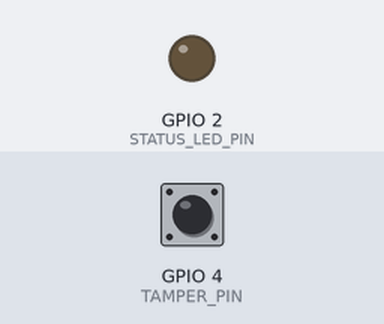
Recording of a sketch running on a simulated ESP32. Parts: output pins drawn as LEDs (lit = HIGH). The inputs (shaded band) are chosen by the test bench; at power-on: GPIO 4 (TAMPER_PIN) HIGH. WiFi joins after 1.5 s; servers stay silent unless stated; no MQTT or app messages arrive unless stated; what the sketch prints to the serial monitor is not drawn.

Above: at 2.8 s.
2.9 s: GPIO 4 (TAMPER_PIN) pulled LOW for 3 s
At 5.01 s:
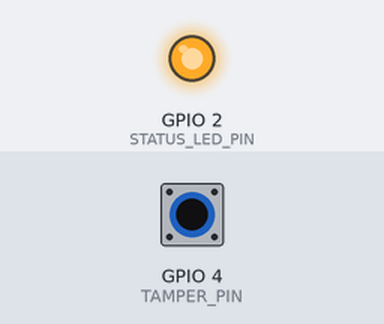
Timing chart, 0 to 21.6 s (numbered marks = the images above; inputs shaded):
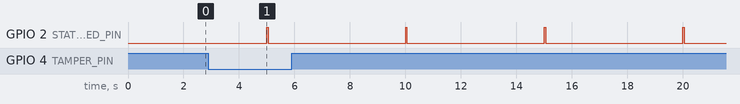

Measured:
- by itself, GPIO 2 (STATUS_LED_PIN): alternates HIGH for 0.05 s and LOW for 4.9 s

The sketch:

firmware.ino
```cpp
// CyberTube Lab 30 Firmware: Final Capstone Production-Hardened IoT Node
// Target: ESP32 DevKit V1 (ESP-WROOM-32)
// Logic Level: Strictly <= 3.3V DC. Zero mains AC.

#include <Arduino.h>
#include <WiFi.h>
#include <PubSubClient.h>
#include "esp_task_wdt.h"

#define STATUS_LED_PIN 2
#define TAMPER_PIN 4
#define DHT_PIN 15
#define WDT_TIMEOUT_SECONDS 8

// Hardened network & MQTT configuration
const char* WIFI_SSID = "CyberTube_Secure_IoT";
const char* WIFI_PASS = "Hardened_IoT_Pass_2026!";
const char* MQTT_BROKER = "192.168.10.50";
const int MQTT_PORT = 1883;
const char* MQTT_USER = "device_node_capstone";
const char* MQTT_PASS = "Capst0ne_M0squitto_Token!";

WiFiClient espClient;
PubSubClient mqttClient(espClient);

unsigned long lastTelemetry = 0;
const unsigned long TELEMETRY_INTERVAL = 5000;
uint32_t packetSequence = 0;

void setup_security() {
  Serial.println("[CAPSTONE] Initializing hardware safety watchdog (8s timeout)...");
  esp_task_wdt_config_t twdt_config = {
      .timeout_ms = WDT_TIMEOUT_SECONDS * 1000,
      .idle_core_mask = 0,
      .trigger_panic = true
  };
  esp_task_wdt_init(&twdt_config);
  esp_task_wdt_add(NULL);

  pinMode(STATUS_LED_PIN, OUTPUT);
  pinMode(TAMPER_PIN, INPUT_PULLUP);
}

void connect_wifi() {
  Serial.printf("[WIFI] Connecting to SSID: %s...\n", WIFI_SSID);
  WiFi.mode(WIFI_STA);
  WiFi.begin(WIFI_SSID, WIFI_PASS);

  unsigned long start = millis();
  while (WiFi.status() != WL_CONNECTED && millis() - start < 4000) {
    esp_task_wdt_reset();
    delay(200);
    Serial.print(".");
  }

  if (WiFi.status() == WL_CONNECTED) {
    Serial.printf("\n[WIFI] Connected! IP: %s | RSSI: %d dBm\n", WiFi.localIP().toString().c_str(), WiFi.RSSI());
  } else {
    Serial.println("\n[WIFI] Wi-Fi fallback/offline mode active.");
  }
}

void connect_mqtt() {
  mqttClient.setServer(MQTT_BROKER, MQTT_PORT);
  if (!mqttClient.connected()) {
    Serial.printf("[MQTT] Connecting to broker %s:%d...\n", MQTT_BROKER, MQTT_PORT);
    String clientId = "ESP32-Capstone-" + String(WiFi.macAddress());
    if (mqttClient.connect(clientId.c_str(), MQTT_USER, MQTT_PASS)) {
      Serial.println("[MQTT] Authenticated & Connected successfully!");
      mqttClient.subscribe("cybertube/capstone/commands");
    } else {
      Serial.printf("[MQTT] Connection deferred (rc=%d)\n", mqttClient.state());
    }
  }
}

void setup() {
  Serial.begin(115200);
  while (!Serial && millis() < 2000);

  Serial.println("=================================================");
  Serial.println("[CYBERTUBE] Module 30: Final IoT Capstone Defense");
  Serial.println("[CAPSTONE] Verified 3.3V Logic | Watchdog Active");
  Serial.println("=================================================");

  setup_security();
  connect_wifi();
  connect_mqtt();
}

void loop() {
  esp_task_wdt_reset();

  if (WiFi.status() == WL_CONNECTED && !mqttClient.connected()) {
    connect_mqtt();
  }
  mqttClient.loop();

  unsigned long now = millis();
  if (now - lastTelemetry >= TELEMETRY_INTERVAL) {
    lastTelemetry = now;
    packetSequence++;

    // Check enclosure tamper
    bool tamperTripped = (digitalRead(TAMPER_PIN) == LOW);

    // Generate authentic telemetry payload
    char payload[256];
    snprintf(payload, sizeof(payload),
      "{\"seq\":%u,\"uptime_ms\":%lu,\"tamper\":%s,\"vcc\":3.30,\"firmware\":\"3.4.0-hardened\"}",
      packetSequence, now, tamperTripped ? "true" : "false"
    );

    Serial.printf("[TELEMETRY] Sequence #%u: %s\n", packetSequence, payload);

    if (mqttClient.connected()) {
      mqttClient.publish("cybertube/capstone/telemetry", payload);
    }

    digitalWrite(STATUS_LED_PIN, HIGH);
    delay(50);
    digitalWrite(STATUS_LED_PIN, LOW);
  }
}
```
